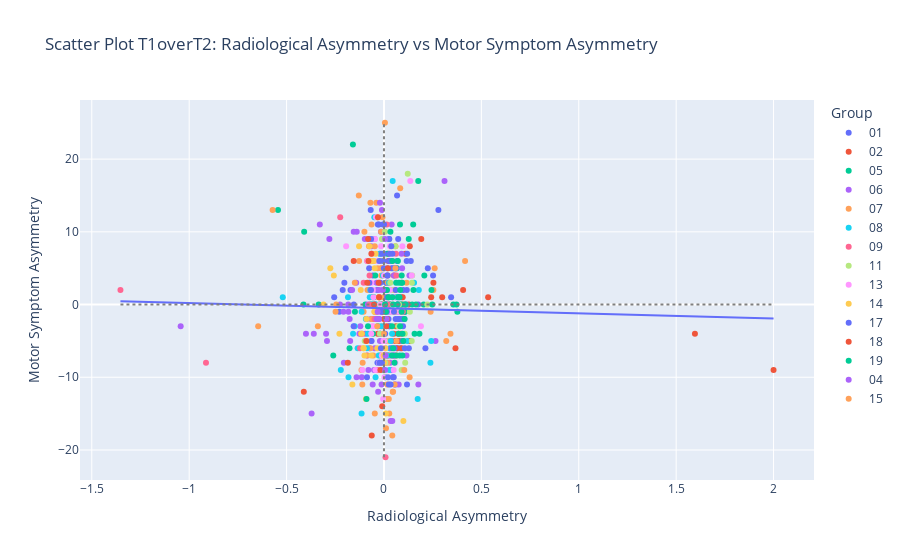
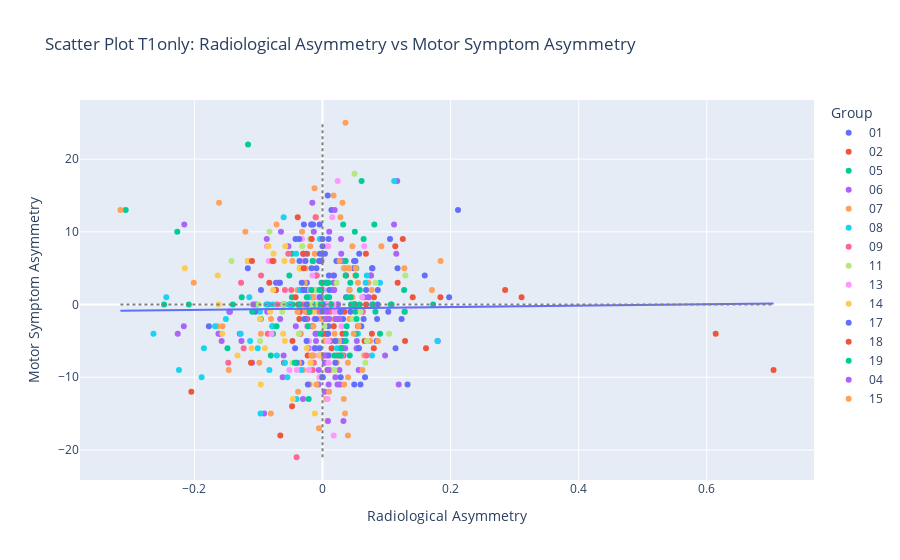
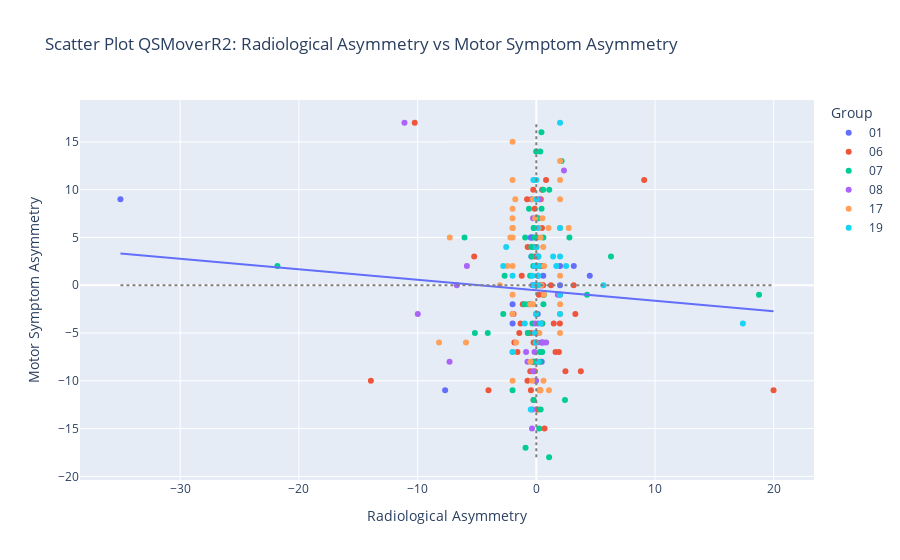
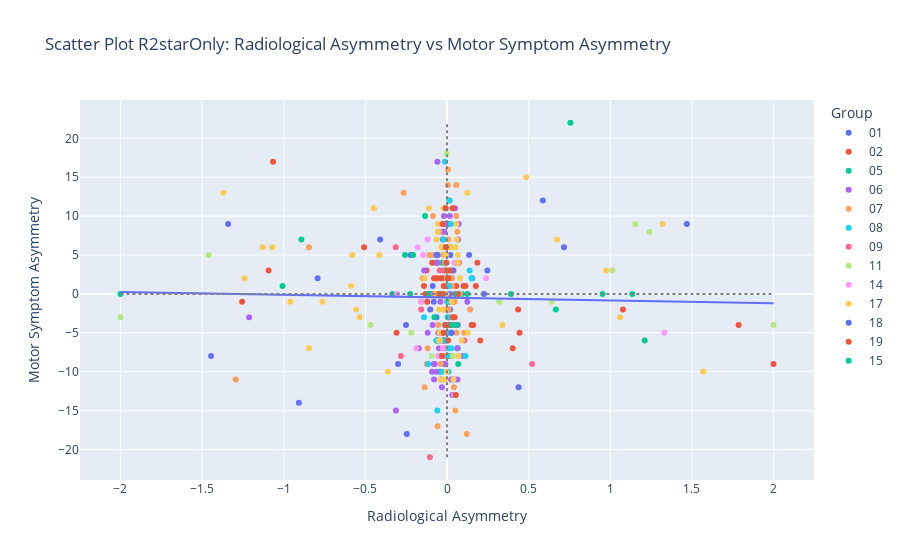

Notebook code for these charts, in order:
### Code cell
import os
import pandas as pd
from scipy.io import loadmat
import glob
from plotnine import ggplot, aes, geom_point, labs
import numpy as np
import matplotlib.pyplot as plt
from plotnine import ggplot, aes, geom_errorbar, geom_line, geom_point, labs, theme_minimal
import plotly.express as px
import statsmodels.api as sm
import nibabel as nib
from matplotlib.backends.backend_pdf import PdfPages
from matplotlib.colors import ListedColormap
import matplotlib.cm as cm

# Définir les différents patterns de fichiers
file_patterns = {
    "T1overT2": "sub-*/mrGrad/mrGrad_t1overt2.mat",
    "T1only": "sub-*/mrGradT1only/mrGrad_t1overt2.mat", 
    "QSMoverR2": "sub-*/mrGradQSMoverR2/mrGrad_t1overt2.mat",
    "R2starOnly": "sub-*/mrGradR2/mrGrad_t1overt2.mat"
}

# Chemin vers les fichiers
base_path = "/NAS/deathrow/protocoles/predistim/20250707-120649_MAD_pdt2se/derivatives/mrGRAD_T1overT2/"

# Itérer sur chaque pattern
for pattern_name, file_pattern in file_patterns.items():
    print(f"\n=== Traitement de {pattern_name} ===")
    
    # Récupérer les chemins des fichiers
    file_paths = glob.glob(os.path.join(base_path, file_pattern), recursive=True)
    
    if not file_paths:
        print(f"Aucun fichier trouvé pour le pattern {pattern_name}")
        continue
    
    # Initialiser une liste pour stocker les données
    data = []
    
    # Parcourir les fichiers et charger les données
    for file_path in file_paths:
        mat_data = loadmat(file_path)
        try:
            subject_names = str(mat_data['RG'][0][0]['subject_names'][0][0][0][0][0])
            print(subject_names)
            
            try:
                roi_label_0 = mat_data['RG'][0][0]['ROI_label'][0][0][0]
                roi_label_1 = mat_data['RG'][0][1]['ROI_label'][0][0][0]
                y_data_0 = np.array(mat_data['RG'][0][0]['Y'][0][0][0][0]).flatten()
                y_data_1 = np.array(mat_data['RG'][0][1]['Y'][0][0][0][0]).flatten()

                data.append({
                    'subject_name': subject_names,
                    f"{roi_label_0}_seg1": y_data_0[0],
                    f"{roi_label_0}_seg2": y_data_0[1],
                    f"{roi_label_0}_seg3": y_data_0[2],
                    f"{roi_label_0}_seg4": y_data_0[3],
                    f"{roi_label_0}_seg5": y_data_0[4],
                    f"{roi_label_0}_seg6": y_data_0[5],
                    f"{roi_label_0}_seg7": y_data_0[6],
                    f"{roi_label_1}_seg1": y_data_1[0],
                    f"{roi_label_1}_seg2": y_data_1[1],
                    f"{roi_label_1}_seg3": y_data_1[2],
                    f"{roi_label_1}_seg4": y_data_1[3],
                    f"{roi_label_1}_seg5": y_data_1[4],
                    f"{roi_label_1}_seg6": y_data_1[5],
                    f"{roi_label_1}_seg7": y_data_1[6],
                })
            except KeyError as e:
                print(f"KeyError: {e}. ROI_label et Y non trouvés.")
        except KeyError as e:
            print(f"KeyError: {e}. subject_names non trouvé.")
    
    if not data:
        print(f"Aucune donnée extraite pour {pattern_name}")
        continue
    
    # Créer un DataFrame
    df = pd.DataFrame(data).set_index('subject_name')
    
    # Clean index
    df_cleaned = df.dropna()
    df_cleaned.index = df_cleaned.index.str.replace("sub-", "", regex=False)
    df_cleaned.index = df_cleaned.index.str.replace("_ses-M00", "", regex=False)
    df_cleaned.index = df_cleaned.index.str.slice(0, 2).str.cat(df_cleaned.index.str.slice(2,-2), sep="-")
    
    # Calculer l'asymétrie pour chaque segment
    n_segments = 7
    for seg in range(1, n_segments + 1):
        left = df_cleaned[f"Left-Putamen_seg{seg}"]
        right = df_cleaned[f"Right-Putamen_seg{seg}"]
        asym = (left - right) / ((left + right) / 2)
        df_cleaned[f"Putamen_axis1_seg{seg}_asym"] = asym
    
    # Charger les données UPDRS (une seule fois, identique pour tous)
    df_msa = pd.read_excel(os.path.join(pl.STUDY_PATH, "csv_xlsx", "Romain_Juin2025.xlsx"), 
                           engine='openpyxl', sheet_name='UPDRSIII_COMPLET_V0')
    df_msa.set_index("SUBJID", inplace=True)
    
    droit_columns = df_msa.filter(regex="OF.*_.*DROIT", axis=1).columns
    gauche_columns = df_msa.filter(regex="OF.*_.*GCHE", axis=1).columns
    
    df_msa['somme_droit'] = df_msa[droit_columns].apply(pd.to_numeric, errors='coerce').sum(axis=1)
    df_msa['somme_gauche'] = df_msa[gauche_columns].apply(pd.to_numeric, errors='coerce').sum(axis=1)
    df_msa['asymetry'] = df_msa['somme_droit'] - df_msa['somme_gauche']
    
    # Calcul de l'asymétrie pp pour les segments 5 à 7
    pp_segments = [f"Putamen_axis1_seg{seg}_asym" for seg in range(5, 8)]
    df_cleaned["pp_asym"] = df_cleaned[pp_segments].mean(axis=1)
    
    # Intersection des données
    intersection_index = df_cleaned.index.intersection(df_msa.index)
    df_intersection = pd.DataFrame({
        'T1overT2_asymetry_seg': df_cleaned.loc[intersection_index, 'pp_asym'],
        'motor_symptom_asymetry': df_msa.loc[intersection_index, 'asymetry']
    })
    df_intersection.dropna(inplace=True)
    
    if df_intersection.empty:
        print(f"Pas de données communes pour {pattern_name}")
        continue
    
    # Filtrage des outliers
    df_intersection = df_intersection[
        (df_intersection['T1overT2_asymetry_seg'] <= 50) & 
        (df_intersection['T1overT2_asymetry_seg'] > -50)
    ]
    
    df_intersection['Group'] = df_intersection.index.str.slice(0, 2)
    
    # Création du scatter plot
    fig = px.scatter(
        df_intersection,
        y='motor_symptom_asymetry',
        x='T1overT2_asymetry_seg',
        color='Group',
        hover_name=df_intersection.index,
        labels={
            'T1overT2_asymetry_seg': 'Radiological Asymmetry',
            'motor_symptom_asymetry': 'Motor Symptom Asymmetry'
        },
        title=f"Scatter Plot {pattern_name}: Radiological Asymmetry vs Motor Symptom Asymmetry"
    )
    
    # Ajouter les axes de référence
    fig.add_shape(type="line", x0=df_intersection['T1overT2_asymetry_seg'].min(),
                  x1=df_intersection['T1overT2_asymetry_seg'].max(), y0=0, y1=0,
                  line=dict(color="gray", dash="dot"))
    
    fig.add_shape(type="line", x0=0, x1=0, y0=df_intersection['motor_symptom_asymetry'].min(),
                  y1=df_intersection['motor_symptom_asymetry'].max(),
                  line=dict(color="gray", dash="dot"))
    
    # Régression
    X = df_intersection['T1overT2_asymetry_seg']
    y = df_intersection['motor_symptom_asymetry']
    X_const = sm.add_constant(X)
    model = sm.OLS(y, X_const).fit()
    df_intersection['regression_line'] = model.predict(X_const)
    
    fig.add_trace(px.line(df_intersection, x='T1overT2_asymetry_seg', y='regression_line').data[0])
    
    r_squared = model.rsquared
    p_value = model.pvalues.iloc[1]
    print(f"R²: {r_squared:.4f}, P-value: {p_value:.4e}")
    
    # Sauvegarder le scatter plot avec le nom du pattern
    fig.write_image(f"/NAS/deathrow/protocoles/predistim/screenshots/scatter_{pattern_name}_vs_motor_symptom_asymmetry.png")
    fig.show()
    
    # Graphique des lignes de putamen
    left_columns = [f"Left-Putamen_seg{i}" for i in range(1, n_segments + 1)]
    right_columns = [f"Right-Putamen_seg{i}" for i in range(1, n_segments + 1)]
    
    plt.figure(figsize=(12, 8))
    
    # Courbes individuelles transparentes
    for subject in df_cleaned.index:
        plt.plot(range(1, len(left_columns) + 1), df_cleaned.loc[subject, left_columns], 
                color='blue', alpha=0.1)
        plt.plot(range(1, len(right_columns) + 1), df_cleaned.loc[subject, right_columns], 
                color='red', alpha=0.1)
    
    # Moyennes
    plt.plot(range(1, len(left_columns) + 1), df_cleaned[left_columns].mean(), 
            color='blue', label='Mean Left-Putamen', linewidth=2)
    plt.plot(range(1, len(right_columns) + 1), df_cleaned[right_columns].mean(), 
            color='red', label='Mean Right-Putamen', linewidth=2)
    
    plt.title(f'Putamen Segments {pattern_name}: Individual and Mean Curves')
    plt.xlabel('Segment')
    plt.ylabel('Values')
    plt.xticks(range(1, len(left_columns) + 1))
    plt.legend()
    plt.grid(True)
    plt.ylim(0, 2)
    
    # Sauvegarder le graphique des lignes avec le nom du pattern
    plt.savefig(f"/NAS/deathrow/protocoles/predistim/screenshots/{pattern_name}_LinesPlot4AllSubjs.png")
    plt.show()
    
    # Création du PDF avec négatoscope
    base_dir_pattern = base_path
    pdf_filename = os.path.join(base_dir_pattern, f"negatoscope_figures_{pattern_name}.pdf")
    
    # Déterminer le nom du fichier d'image en fonction du pattern
    image_file_mapping = {
        "mrGrad": "t1overt2_norm_PSR.nii.gz",
        "mrGradT1only": "t1_norm_PSR.nii.gz", 
        "mrGradQSMoverR2": "QSMoverR2_norm_PSR.nii.gz",
        "mrGradR2": "r2_norm_PSR.nii.gz"
    }
    
    image_filename = image_file_mapping.get(pattern_name, "t1overt2_norm_PSR.nii.gz")
    
    with PdfPages(pdf_filename) as pdf:
        for patient_dir in glob.glob(os.path.join(base_dir_pattern, "sub-010*")):
            patient_id = os.path.basename(patient_dir)
            
            # Adapter le chemin en fonction du pattern
            t1overt2_file = os.path.join(patient_dir, image_filename)
            left_seg_file = os.path.join(patient_dir, pattern_name, "mrGradSeg", "subjectgroup_1", 
                                       patient_id, "mrGradSeg_t1overt2_left-putamen_axis1_7segments.nii")
            right_seg_file = os.path.join(patient_dir, pattern_name, "mrGradSeg", "subjectgroup_1", 
                                        patient_id, "mrGradSeg_t1overt2_right-putamen_axis1_7segments.nii")
            
            if not all(os.path.exists(f) for f in [t1overt2_file, left_seg_file, right_seg_file]):
                print(f"Fichiers manquants pour {patient_id} dans {pattern_name}")
                continue
            
            # Lire et traiter les images (code identique au précédent)
            t1overt2_img = nib.load(t1overt2_file)
            t1overt2_data = t1overt2_img.get_fdata()
            
            left_seg_img = nib.load(left_seg_file)
            left_seg_data = left_seg_img.get_fdata()
            
            right_seg_img = nib.load(right_seg_file)
            right_seg_data = right_seg_img.get_fdata()
            
            fig, ax = plt.subplots(1, 1, figsize=(10, 8))
            
            colors = cm.tab20(np.linspace(0, 1, 20))
            cmap = ListedColormap(colors)
            
            slice_idx = np.argmax(np.sum(left_seg_data, axis=(0, 2)))
            
            left_seg_slice = left_seg_data[:, slice_idx,:].T
            right_seg_slice = right_seg_data[:, slice_idx,:].T
            combined_seg_slice = left_seg_slice + right_seg_slice
            combined_seg_slice = np.where(combined_seg_slice > 0, combined_seg_slice, 0)
            
            min_val = np.percentile(t1overt2_data[:, slice_idx, :], 5)
            max_val = np.percentile(t1overt2_data[:, slice_idx, :], 95)
            ax.imshow(t1overt2_data[:, slice_idx, :].T, cmap='gray', origin='lower', 
                     aspect='auto', vmin=min_val, vmax=max_val)
            ax.imshow(combined_seg_slice, cmap=cmap, origin='lower', alpha=0.8, aspect='auto')
            
            ax.set_title(f"Patient: {patient_id} - {pattern_name}")
            ax.axis('off')
            
            pdf.savefig(fig, bbox_inches='tight')
            plt.close(fig)
    
    print(f"PDF sauvegardé sous le nom : {pdf_filename}")
    print(f"=== Fin du traitement de {pattern_name} ===\n")
